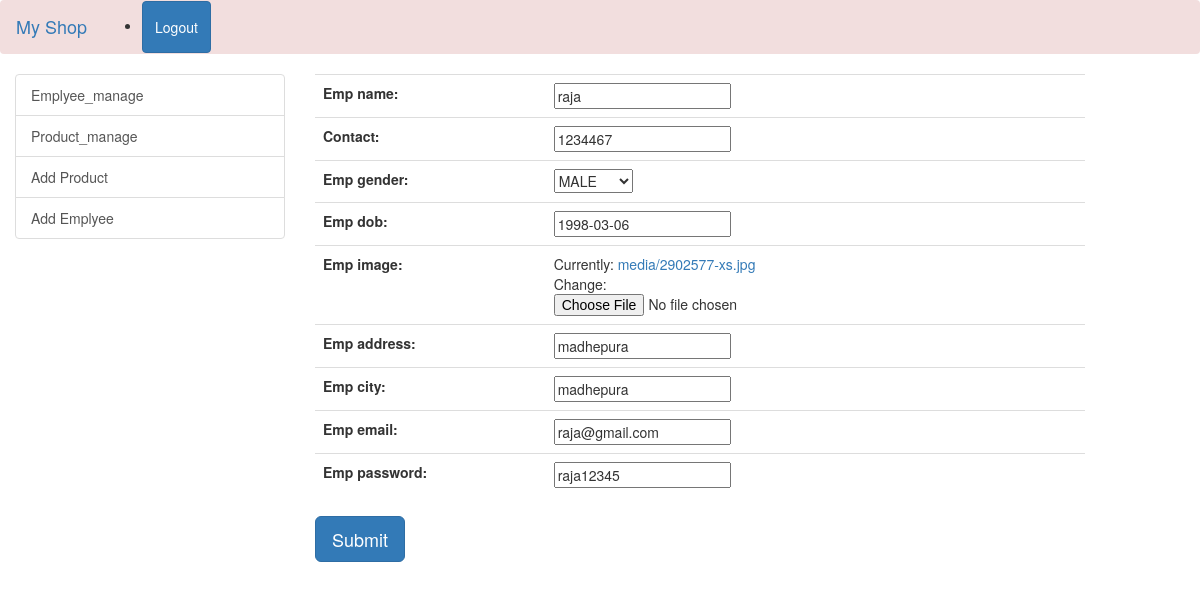
Page /update_emp/5/ on the committed database.
### shopwork/models.py (models this page shows, shortened)
class Emplyee(models.Model):
    emp_id = models.AutoField(primary_key=True)
    emp_name = models.CharField(max_length=200)
    contact = models.IntegerField()
    GENDER = (("MALE","MALE"),("FEMALE","FEMALE"),("OTHER","OTHER"))
    emp_gender = models.CharField(choices=GENDER,max_length=200)
    emp_dob = models.DateField()
    emp_image = models.ImageField(upload_to='media/')
    emp_address = models.CharField(max_length=200)
    emp_city = models.CharField(max_length=200)
    emp_email = models.EmailField()
    emp_password = models.CharField(max_length=200)
    emp_join_date = models.DateTimeField(default=timezone.now)

### shopwork/views.py (the view)
# urls.py: path('update_emp/<int:id>/',views.update_emp,name="update_emp"),
def update_emp(r,id):
    get_id = Emplyee.objects.get(pk=id)
    form = EmpForm(r.POST or None , r.FILES or None ,instance=get_id)
    if r.method == "POST":
        if form.is_valid():
            form.save()
            return redirect(emp_manage)
    data = {"emp_form":form}
    return render(r,'director/update_emp.html',data)

### shopwork/forms.py
class EmpForm(forms.ModelForm):
    class Meta:
        model = Emplyee
        exclude = ('emp_join_date',)

### templates/director/update_emp.html (shortened to what this page needs)
{% extends 'director/base.html' %}
{% block navbar %}
{% block navbar2 %}
{{ block.super }}
{% endblock %}
{% endblock %}
{% block contant %}
           <div class="card mt-4">
               <form method="post" enctype="multipart/form-data" ">
                   <table class="table">
                       {{ emp_form }}
                   </table>
                   <input type="submit" class="btn btn-primary btn-lg">
               </form>
           </div>
{% endblock %}

### rows in the picture
Emplyee: emp_name "raja", contact "1234467", emp_gender "MALE", emp_dob "1998-03-06", emp_address "madhepura", emp_city "madhepura", emp_email "raja@gmail.com", emp_password "raja12345"
